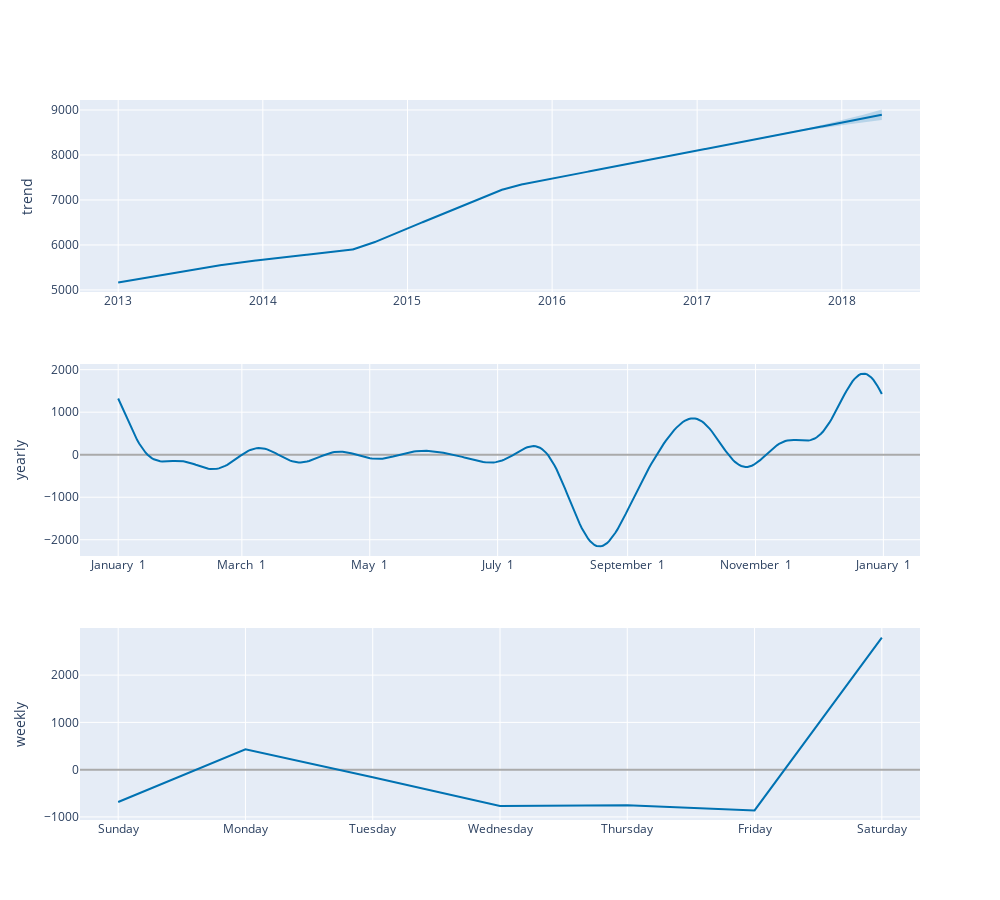

Source (notebook cell):
### Code cell
model.plot_components(forecast)

### Figure 1 — Plotly figure (JSON) as saved in the notebook; plotly's stock layout.template omitted (floating-point values rounded to 4 significant figures; data arrays with more than 128 entries replaced by an {"elided": "..."} marker saying what was removed)
{"data": [{"line": {"color": "#0072B2", "width": 2}, "mode": "lines", "name": "trend", "type": "scatter", "x": {"elided": "1924 str values"}, "xaxis": "x", "y": {"elided": "1924 float values"}, "yaxis": "y"}, {"line": {"color": "rgba(0, 114, 178, 0.2)", "width": 0}, "mode": "lines", "name": "trend_upper", "type": "scatter", "x": {"elided": "1924 str values"}, "xaxis": "x", "y": {"elided": "1924 float values"}, "yaxis": "y"}, {"fill": "tonexty", "fillcolor": "rgba(0, 114, 178, 0.2)", "line": {"color": "rgba(0, 114, 178, 0.2)", "width": 0}, "mode": "lines", "name": "trend_lower", "type": "scatter", "x": {"elided": "1924 str values"}, "xaxis": "x", "y": {"elided": "1924 float values"}, "yaxis": "y"}, {"line": {"color": "#0072B2", "width": 2}, "mode": "lines", "name": "yearly", "type": "scatter", "x": {"elided": "365 str values"}, "xaxis": "x2", "y": {"elided": "365 float values"}, "yaxis": "y2"}, {"line": {"color": "#0072B2", "width": 2}, "mode": "lines", "name": "weekly", "type": "scatter", "x": ["2017-01-01T00:00:00", "2017-01-02T00:00:00", "2017-01-03T00:00:00", "2017-01-04T00:00:00", "2017-01-05T00:00:00", "2017-01-06T00:00:00", "2017-01-07T00:00:00"], "xaxis": "x3", "y": [-684.2, 431.7, -158.6, -769.4, -751.1, -862.1, 2794.0], "yaxis": "y3"}], "layout": {"height": 900, "showlegend": false, "width": 1000, "xaxis": {"anchor": "y", "domain": [0, 1], "range": ["2012-09-26T15:36:00", "2018-07-17T08:24:00"], "type": "date"}, "xaxis2": {"anchor": "y2", "domain": [0, 1], "range": ["2016-12-13T18:54:02.958904115", "2018-01-18T11:04:57.863013581"], "tickformat": "%B %e", "type": "date"}, "xaxis3": {"anchor": "y3", "domain": [0, 1], "range": ["2016-12-31T16:48:00", "2017-01-07T07:12:00"], "tickformat": "%A", "type": "date"}, "yaxis": {"anchor": "x", "domain": [0.7333, 1], "rangemode": "normal", "title": {"text": "trend"}, "zerolinecolor": "#AAA"}, "yaxis2": {"anchor": "x2", "domain": [0.3667, 0.6333], "title": {"text": "yearly"}, "zerolinecolor": "#AAA"}, "yaxis3": {"anchor": "x3", "domain": [0, 0.2667], "title": {"text": "weekly"}, "zerolinecolor": "#AAA"}}}
